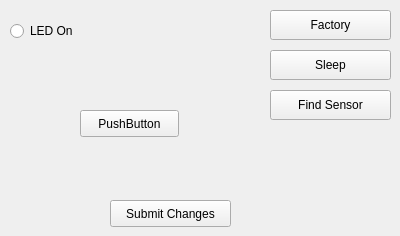
      <widget class="QWidget" name="tab_7">
       <attribute name="title">
        <string>Settings</string>
       </attribute>
       <widget class="QPushButton" name="sensorFactory">
        <property name="geometry">
         <rect>
          <x>270</x>
          <y>10</y>
          <width>121</width>
          <height>30</height>
         </rect>
        </property>
        <property name="text">
         <string>Factory</string>
        </property>
       </widget>
       <widget class="QPushButton" name="sensorSleep">
        <property name="geometry">
         <rect>
          <x>270</x>
          <y>50</y>
          <width>121</width>
          <height>30</height>
         </rect>
        </property>
        <property name="text">
         <string>Sleep</string>
        </property>
       </widget>
       <widget class="QRadioButton" name="led_on">
        <property name="geometry">
         <rect>
          <x>10</x>
          <y>20</y>
          <width>117</width>
          <height>22</height>
         </rect>
        </property>
        <property name="text">
         <string>LED On</string>
        </property>
       </widget>
       <widget class="QPushButton" name="changeSettings">
        <property name="geometry">
         <rect>
          <x>110</x>
          <y>200</y>
          <width>121</width>
          <height>27</height>
         </rect>
        </property>
        <property name="text">
         <string>Submit Changes</string>
        </property>
       </widget>
       <widget class="QPushButton" name="findSensor">
        <property name="geometry">
         <rect>
          <x>270</x>
          <y>90</y>
          <width>121</width>
          <height>30</height>
         </rect>
        </property>
        <property name="text">
         <string>Find Sensor</string>
        </property>
       </widget>
       <widget class="QPushButton" name="var1">
        <property name="geometry">
         <rect>
          <x>80</x>
          <y>110</y>
          <width>99</width>
          <height>27</height>
         </rect>
        </property>
        <property name="text">
         <string>PushButton</string>
        </property>
       </widget>
      </widget>
